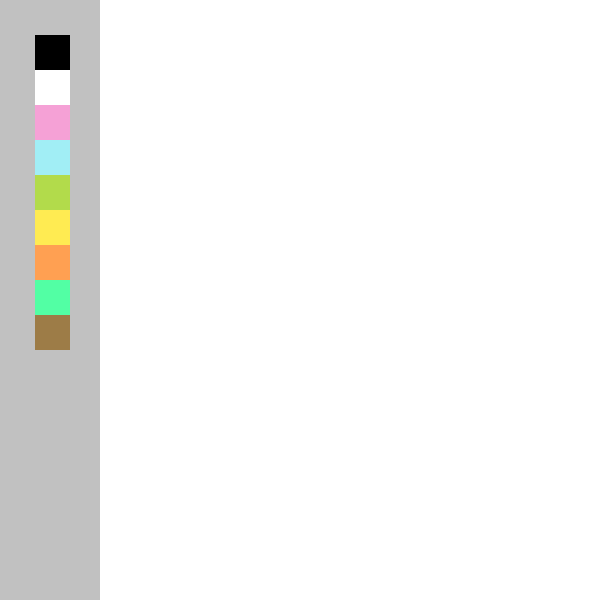
Frame 1 (no input)
Frame 60 (the mouse pressed at the canvas centre just before this capture): identical to frame 1, image omitted
Frame 120 (the mouse held since frame 60 and released just before this capture): identical to frame 1, image omitted

The Processing sketch that drew this single still picture (run headless with seeded random() and noise(); from frame 60 on, the mouse is pressed at the canvas centre):

// Processing sketch: processing_162468
// ── processing_162468.pde

int xPos=35;
int yPos=35;
int s=35;



void setup() {

  size(600, 600);
  background(255);

  //drawingboard
  noStroke();
  fill(193, 193, 193);
  rect(0, 0, 100, 600);


  //black
  fill(0);
  rect(xPos, yPos, s, s);
  //white
  fill(255);
  rect(xPos, yPos+yPos, s, s);
  //pink
  fill(245, 161, 214);
  rect(xPos, yPos+(yPos*2), s, s);
  //blue
  fill(161, 238, 245);
  rect(xPos, yPos*4, s, s);
  //green
  fill(178, 219, 75);
  rect(xPos, yPos*5, s, s);
  //yellow
  fill(255, 235, 82);
  rect(xPos, yPos*6, s, s);
  //orange
  fill(255, 160, 82);
  rect(xPos, yPos*7, s, s);
  //aqua
  fill(82, 255, 164);
  rect(xPos, yPos*8, s, s);
  //brown
  fill(157, 124, 71);
  rect(xPos, yPos*9, s, s);
  

}

void draw() {

  if (mousePressed) {
    if (mouseX>120 && mouseX<600 && mouseY>0 && 600>mouseY) {
      strokeWeight(4);
      line(pmouseX, pmouseY, mouseX, mouseY);
    }
    //black
    if (mouseX>xPos && mouseX<xPos+s && mouseY>yPos && mouseY<yPos+s) {
      stroke(0);
    }
    //white    
    if (mouseX>xPos && mouseX<xPos+s && mouseY>yPos*2 && mouseY<yPos*3) {
      stroke(255);
    }
    //pink
    if (mouseX>xPos && mouseX<xPos+s && mouseY>yPos*3 && mouseY<yPos*4) {
      stroke(245, 161, 214);
    }
    //blue
    if (mouseX>xPos && mouseX<xPos+s && mouseY>yPos*4 && mouseY<yPos*5) {
      stroke(161, 238, 245);
    }
    //green
    if (mouseX>xPos && mouseX<xPos+s && mouseY>yPos*5 && mouseY<yPos*6) {
      stroke(178, 219, 75);
    }
    //yellow
    if (mouseX>xPos && mouseX<xPos+s && mouseY>yPos*6 && mouseY<yPos*7) {
      stroke(255, 235, 82);
    }
    //orange
    if (mouseX>xPos && mouseX<xPos+s && mouseY>yPos*7 && mouseY<yPos*8) {
      stroke(255, 160, 82);
    }
    //aqua
    if (mouseX>xPos && mouseX<xPos+s && mouseY>yPos*8 && mouseY<yPos*9){
      stroke(82, 255, 164);
    }
    //brown
    if(mouseX>xPos && mouseX<xPos+s && mouseY>yPos*9 && mouseY<yPos*10){
      stroke(157, 124, 71);
    }
  }
}
